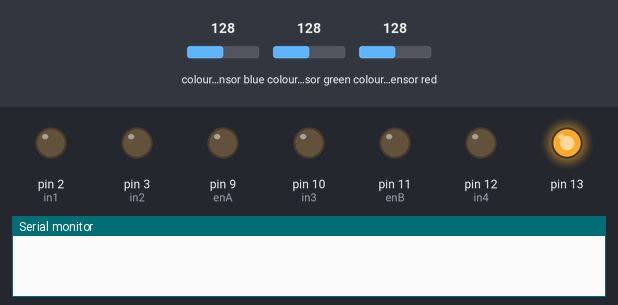
A sketch run on a simulated Arduino Uno, built with avr-gcc and run on an emulated ATmega328P. On the bench: output pins drawn as LEDs (lit = HIGH), the last lines printed to the serial monitor. Wiring (inferred from the names in the program): TCS3200 colour sensor: output pin 8; S2 pin 6; S3 pin 7; S0 pin 4; S1 pin 5. Inputs (shaded band) come from the test bench; at power-on: colour sensor blue 128, colour sensor green 128, colour sensor red 128. Pins used as bus, display or sensor lines are not drawn.

Above: at 0.1 s.
At 20.8 s:
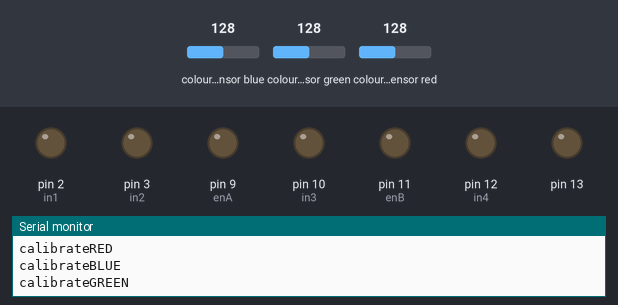
Timing chart, 0 to 22.3 s (numbered marks = the images above):
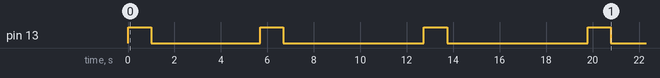

The sketch:

GoogleCar.ino
```cpp
int in1=2;
int in2=3;
int in3=10;
int in4=12;
int enA=9;
int enB=11;
float Speed=0;
int state=0;
#define S0 4
#define S1 5
#define S2 6
#define S3 7
#define sensorOut 8
int redraw = 0;
int redval=0;

int greenraw = 0;
int greenval=0;

int blueraw = 0;
int blueval=0;

int upperred=0;
int upperblue=0;
int uppergreen=0;

int normalred=0;
int normalblue=0;
int normalgreen=0;
void setup()
{
  pinMode(in1, OUTPUT);
  pinMode(in2, OUTPUT);
  pinMode(in3, OUTPUT);
  pinMode(in4, OUTPUT);
  pinMode(enA, OUTPUT);
  pinMode(enB, OUTPUT);
  pinMode(S0, OUTPUT);
  pinMode(S1, OUTPUT);
  pinMode(S2, OUTPUT);
  pinMode(S3, OUTPUT);
  pinMode(sensorOut, INPUT);
  pinMode(13,OUTPUT);
  digitalWrite(S0,HIGH);
  digitalWrite(S1,LOW);
  Serial.begin(9600);
  digitalWrite(S0,HIGH);
  digitalWrite(S1,LOW);
  digitalWrite(13,LOW);
  Serial.begin(9600);
  configure();
}

void loop(){
  check_color();
}
void forward(){
  digitalWrite(in1, HIGH);
  digitalWrite(in2, LOW);
  digitalWrite(in3, LOW);
  digitalWrite(in4, HIGH);
  accelerate();
}
void backward(){
  digitalWrite(in1, LOW);
  digitalWrite(in2, HIGH);
  digitalWrite(in3, HIGH);
  digitalWrite(in4, LOW);
  accelerate();
}
void left(){
  Speed=Speed-0.5;
  digitalWrite(in1, HIGH);
  digitalWrite(in2, LOW);
  digitalWrite(in3, HIGH);
  digitalWrite(in4, LOW);
  digitalWrite(enA, HIGH);
  digitalWrite(enB, HIGH);

}
void right(){
  Speed=Speed-0.5;
  digitalWrite(in1, LOW);
  digitalWrite(in2, HIGH);
  digitalWrite(in3, LOW);
  digitalWrite(in4, HIGH);
  digitalWrite(enA, HIGH);
  digitalWrite(enB, HIGH);
}
void Stop(){
  Speed=Speed-0.5;
  digitalWrite(in1, LOW);
  digitalWrite(in2, LOW);
  digitalWrite(in3, LOW);
  digitalWrite(in4, LOW);
  digitalWrite(enA, LOW);
  digitalWrite(enB, LOW);
  }
void accelerate(){
  if(Speed>250){
    Speed=255;
  }
  else{
    Speed=Speed+1;
  }
  Serial.println(Speed);
  analogWrite(enA,Speed);
  analogWrite(enB,Speed);
}
int check_color(){

  digitalWrite(S2,LOW);
  digitalWrite(S3,LOW);//RED
  redraw = pulseIn(sensorOut, LOW);
  delay(10);

  digitalWrite(S2,HIGH);
  digitalWrite(S3,HIGH);//GREEN
  greenraw = pulseIn(sensorOut, LOW);
  delay(10);

  digitalWrite(S2,LOW);
  digitalWrite(S3,HIGH);
  blueraw = pulseIn(sensorOut, LOW);
  redval=map(redraw,normalred,upperred,0,255);
  greenval=map(greenraw,normalgreen,uppergreen,0,255);
  blueval=map(blueraw,normalblue,upperblue,0,164);

  if(redval>200 && greenval>200 && blueval>200){
    Serial.println("WHITE");
    right();
  }
  else if(redval<50 && greenval<70 && blueval<50){
    Serial.println("BLACK");
    Stop();
  }
  else if(redval>blueval && redval>greenval){
    Serial.println("RED");
    forward();
  }
  else if(redval<blueval && blueval>greenval){
    Serial.println("BLUE");
    backward();
  }
  else if(greenval>blueval && redval<greenval){
    Serial.println("GREEN");
    left();

  }
  else{
    Serial.println("BLACK");
    Stop();
  }
    Serial.print("  Red=");
    Serial.print(redval);
    Serial.print("  Blue=");
    Serial.print(blueval);
    Serial.print("  Green=");
    Serial.println(greenval);
}
int configure(){
  int newval;
  int count=0;

  digitalWrite(13,HIGH);
  delay(1000);
  digitalWrite(13,LOW);
  Serial.println("calibrateblack");
  digitalWrite(S2,LOW);
  digitalWrite(S3,LOW);//RED
  normalred = pulseIn(sensorOut, LOW);
  delay(10);
  digitalWrite(S2,HIGH);
  digitalWrite(S3,HIGH);//GREEN
  normalgreen = pulseIn(sensorOut, LOW);
  delay(10);
  digitalWrite(S2,LOW);
  digitalWrite(S3,HIGH);//BLUE
  normalblue = pulseIn(sensorOut, LOW);
  delay(10);

  while(count<500){
    digitalWrite(S2,LOW);
    digitalWrite(S3,LOW);//RED
    newval= pulseIn(sensorOut, LOW);
    normalred=(normalred+newval)/2;
    delay(10/3);

    digitalWrite(S2,HIGH);
    digitalWrite(S3,HIGH);//GREEN
    newval = pulseIn(sensorOut, LOW);
    normalgreen=(normalgreen+newval)/2;
    delay(10/3);

    digitalWrite(S2,LOW);
    digitalWrite(S3,HIGH);
    newval = pulseIn(sensorOut, LOW);//BLUE
    normalblue=(normalblue+newval)/2;
    delay(10/3);

    count=count+1;
  }
  count=0;
  digitalWrite(13,HIGH);
  Serial.println("calibrateRED");
  delay(1000);
  digitalWrite(13,LOW);
  delay(1000);

  /*RED CONFIGURATION*/
  digitalWrite(S2,LOW);
  digitalWrite(S3,LOW);//RED
  upperred= pulseIn(sensorOut, LOW);
  while(count<500){
    digitalWrite(S2,LOW);
    digitalWrite(S3,LOW);//RED
    newval= pulseIn(sensorOut, LOW);
    upperred=(upperred+newval)/2;
    delay(10);
    count=count+1;
  }
  count=0;
  digitalWrite(13,HIGH);
  Serial.println("calibrateBLUE");
  delay(1000);
  digitalWrite(13,LOW);
  delay(1000);

  /*BLUE CONFIGURATION*/
  digitalWrite(S2,LOW);
  digitalWrite(S3,HIGH);//BLUE
  upperblue= pulseIn(sensorOut, LOW);
  while(count<500){
    digitalWrite(S2,LOW);
    digitalWrite(S3,HIGH);//BLUE
    newval= pulseIn(sensorOut, LOW);
    upperblue=(upperblue+newval)/2;
    delay(10);
    count=count+1;
  }
  count=0;
  digitalWrite(13,HIGH);
  Serial.println("calibrateGREEN");
  delay(1000);
  digitalWrite(13,LOW);
  delay(1000);

  /*green CONFIGURATION*/
  digitalWrite(S2,HIGH);
  digitalWrite(S3,HIGH);//GREEN
  uppergreen= pulseIn(sensorOut, LOW);
  while(count<500){
    digitalWrite(S2,HIGH);
    digitalWrite(S3,HIGH);//GREEN
    newval= pulseIn(sensorOut, LOW);
    uppergreen=(upperblue+newval)/2;
    delay(10);
    count=count+1;
  }
}
```
